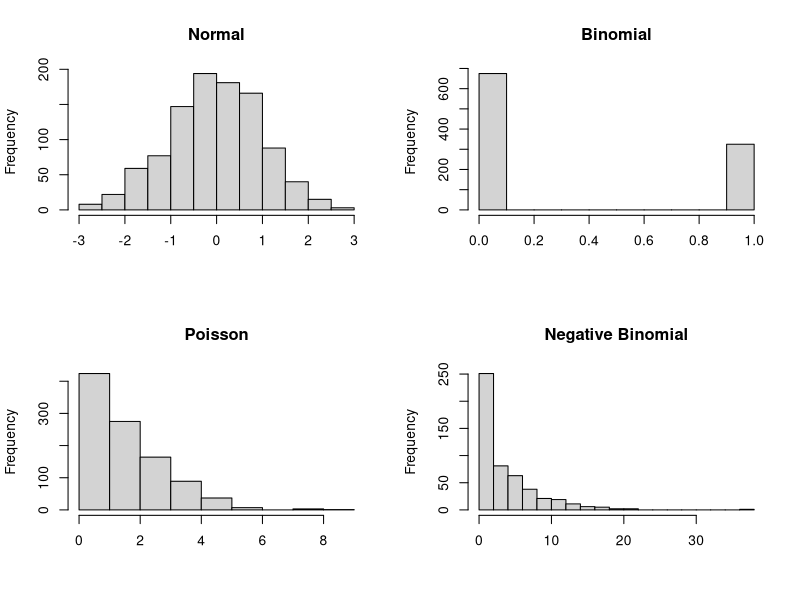
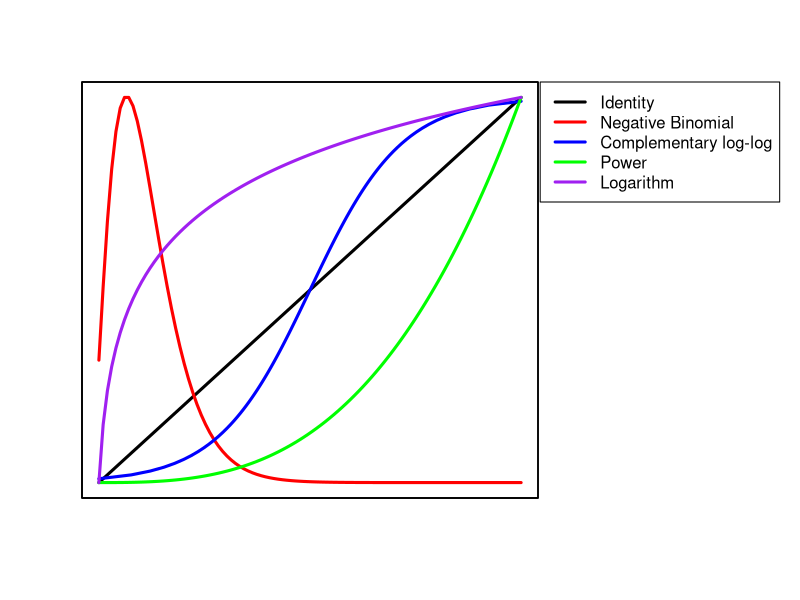
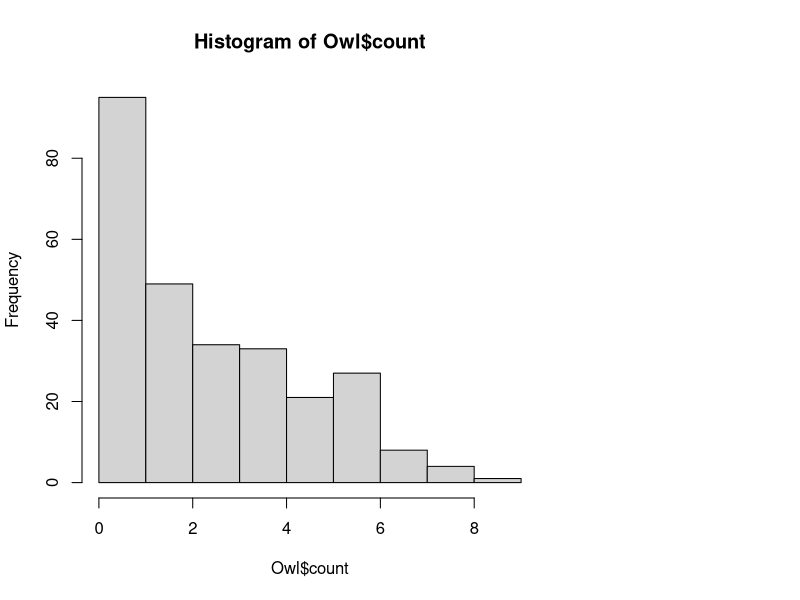
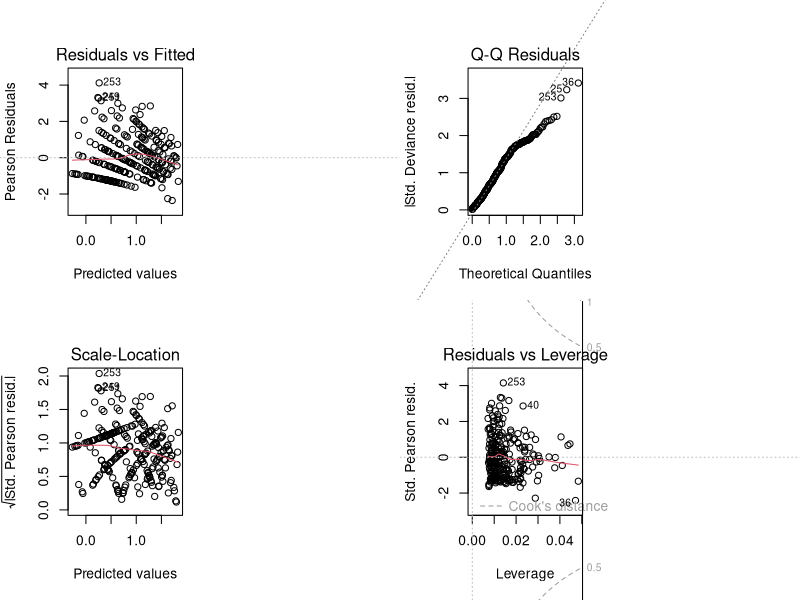

Reproduce these figures in R, in order.
## ---- chunk 1

par(mfrow = c(2,2))
normal <- rnorm(1000)
hist(normal, main = 'Normal', xlab = NULL)

binom <- rbinom(1000, 1, 0.3)
hist(binom, main = 'Binomial', xlab = NULL)

pois <- rpois(1000, 2)
hist(pois, breaks = 9, main = 'Poisson', xlab = NULL)

negbim <- rnbinom(500, mu = 4, size = 1)
hist(negbim, breaks = 20, main = 'Negative Binomial', xlab = NULL)

## ---- chunk 2
par(mfrow = c(1,1))
x <- 1:100
p <- seq(0, 1, 0.01)
Power <- x^3
Logarithm <- log(x)
loglog <- log(p/(1-p))
negbimdis <- dnbinom(x, 3, 0.2)

par(mar=c(5.1, 4.1, 4.1, 13.1), xpd=TRUE)
plot(x, x, type = 'l', lwd = 3, ylab = '', xlab = '', xaxt='n', yaxt='n', bty='L')
par(new=TRUE)
plot(x, negbimdis, type = 'l', lwd = 3, col = 'red', ylab = '', xlab = '', xaxt='n', yaxt='n')
par(new=TRUE)
plot(loglog, p, type = 'l', lwd = 3, col = 'blue', ylab = '', xlab = '', xaxt='n', yaxt='n')
par(new=TRUE)
plot(x, Power, type = 'l', lwd = 3, col = 'green', ylab = '', xlab = '', xaxt='n', yaxt='n')
par(new=TRUE)
plot(x, Logarithm, type = 'l', lwd = 3, col = 'purple', ylab = '', xlab = '', xaxt='n', yaxt='n')
legend(x = 'topright', inset=c(-0.53,0), legend = c('Identity', 'Negative Binomial', 'Complementary log-log', 'Power', 'Logarithm'), col = c('black', 'red', 'blue', 'green', 'purple'), lwd = 3)

## ---- chunk 3
Owl <- read.csv('Owl.csv')
head(Owl)
## ---- chunk 4
hist(Owl$count)
## ---- chunk 5
OwlModel <- glm(count ~ year + date + ampm, family = poisson (link = "log"), data = Owl)
## ---- chunk 6
par(mfrow = c(2,2))
plot(OwlModel)
## ---- chunk 7
OwlModel$deviance / OwlModel$df.residual
## ---- chunk 8
(OwlModel$null.deviance - OwlModel$deviance) / OwlModel$null.deviance
## ---- chunk 9

summary(OwlModel)
